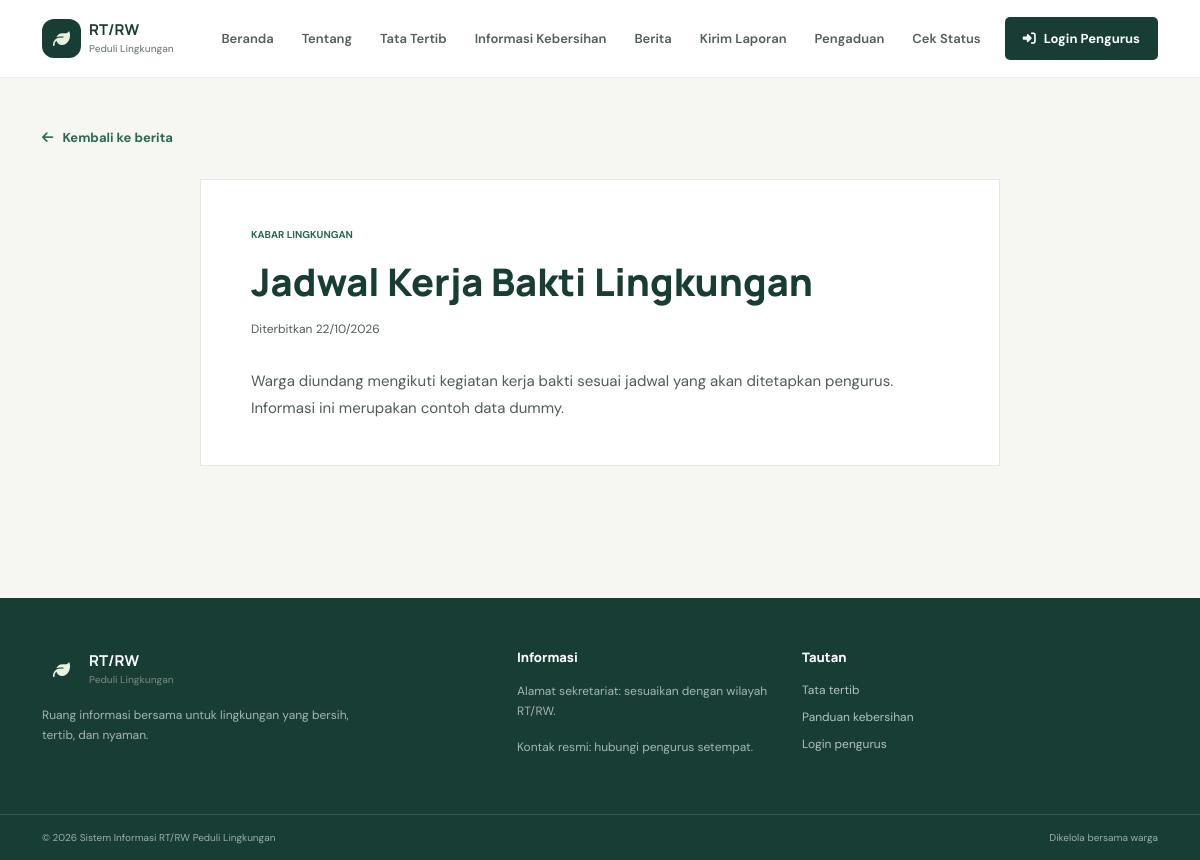
The app's page /detail_berita.php?slug=jadwal-kerja-bakti-lingkungan with its own data.
### tables this page shows
CREATE TABLE berita (
    id_berita INT UNSIGNED AUTO_INCREMENT PRIMARY KEY,
    judul VARCHAR(180) NOT NULL,
    slug VARCHAR(200) NOT NULL UNIQUE,
    isi MEDIUMTEXT NOT NULL,
    gambar VARCHAR(255) DEFAULT NULL,
    tanggal_publikasi DATETIME NOT NULL DEFAULT CURRENT_TIMESTAMP,
    status ENUM('Draft','Terbit') NOT NULL DEFAULT 'Draft',
    id_admin INT UNSIGNED DEFAULT NULL,
    created_at TIMESTAMP NOT NULL DEFAULT CURRENT_TIMESTAMP,
    updated_at TIMESTAMP NOT NULL DEFAULT CURRENT_TIMESTAMP ON UPDATE CURRENT_TIMESTAMP,
    INDEX idx_berita_status_tanggal (status, tanggal_publikasi),
    CONSTRAINT fk_berita_admin FOREIGN KEY (id_admin) REFERENCES admin(id_admin) ON DELETE SET NULL
);

### includes/fungsi.php (called while the page is built, shortened)
<?php
function e(mixed $value): string
{
    return htmlspecialchars((string) $value, ENT_QUOTES | ENT_SUBSTITUTE, 'UTF-8');
}
function base_url(string $path = ''): string
{
    $script = str_replace('\\', '/', dirname($_SERVER['SCRIPT_NAME'] ?? '/'));
    $base = rtrim($script, '/');
    return $base . ($path !== '' ? '/' . ltrim($path, '/') : '/');
}
function format_tanggal(?string $date): string
{
    $timestamp = strtotime($date);
    return $timestamp ? date('d/m/Y', $timestamp) : '-';
}

### detail_berita.php (the view, shortened to what this page needs)
<?php
require_once __DIR__ . '/config/koneksi.php';
$statement = $pdo->prepare("SELECT judul, isi, gambar, tanggal_publikasi FROM berita WHERE slug = ? AND status = 'Terbit'");
$statement->execute([(string) ($_GET['slug'] ?? '')]);
$news = $statement->fetch();
?><!doctype html><html lang="id"><head><link href="https://cdn.jsdelivr.net/npm/bootstrap@5.3.3/dist/css/bootstrap.min.css" rel="stylesheet"><link href="https://cdnjs.cloudflare.com/ajax/libs/font-awesome/6.5.2/css/all.min.css" rel="stylesheet"><link href="<?= e(base_url('assets/css/style.css')) ?>" rel="stylesheet"></head><body><?php require __DIR__ . '/includes/navbar.php'; ?><main class="detail-wrap"><div class="container"><a class="back-link" href="<?= e(base_url()) ?>#berita"><i class="fa-solid fa-arrow-left"></i> Kembali ke berita</a><?php if ($news): ?><article class="detail-content"><span class="eyebrow eyebrow-dark">KABAR LINGKUNGAN</span><h1><?= e($news['judul']) ?></h1><p class="detail-meta">Diterbitkan <?= e(format_tanggal($news['tanggal_publikasi'])) ?></p><div class="article-text"><?= nl2br(e($news['isi'])) ?></div></article><?php else: ?><div class="empty-state">Berita tidak ditemukan.</div><?php endif; ?></div></main><?php require __DIR__ . '/includes/footer.php'; ?></body></html>

### assets/css/style.css (style rules this page uses)
:root { --forest:#183d34;--green:#286a50;--mint:#dceee2;--paper:#f6f7f3;--ink:#202b27;--muted:#6f7a74;--line:#e2e7e1;--yellow:#f2c14e;--blue:#427f94;--orange:#d57d48;--red:#b95353;--heading:'Manrope',sans-serif;--body:'DM Sans',sans-serif }
* { box-sizing:border-box }
html { scroll-behavior:smooth;scroll-padding-top:90px }
body { margin:0;color:var(--ink);background:#fff;font-family:var(--body);font-size:15px }
h1,h2,h3,h4,.navbar-brand { font-family:var(--heading) }
a { color:inherit;text-decoration:none }
.eyebrow { display:inline-flex;align-items:center;gap:9px;color:#d5e8d0;font:700 10px var(--body);letter-spacing:0 }
.eyebrow-dark { color:var(--green) }
.detail-wrap { min-height:65vh;padding:48px 0 85px;background:var(--paper) }
.back-link { display:inline-flex;align-items:center;gap:9px;margin-bottom:32px;color:var(--green);font-size:13px;font-weight:700 }
.detail-content { max-width:800px;margin:auto;padding:42px 50px;background:#fff;border:1px solid var(--line) }
.detail-content h1 { margin:14px 0;font-size:38px;line-height:1.2;font-weight:800;color:var(--forest) }
.detail-meta { margin-bottom:27px;color:var(--muted);font-size:12px }
.article-text,.detail-content>p { color:#4f5c55;line-height:1.85 }

### records on screen
berita: judul "Jadwal Kerja Bakti Lingkungan", tanggal_publikasi "22/10/2026", isi "Warga diundang mengikuti kegiatan kerja bakti sesuai jadwal yang akan ditetapkan pengurus. Informasi ini merupakan contoh data dummy."
